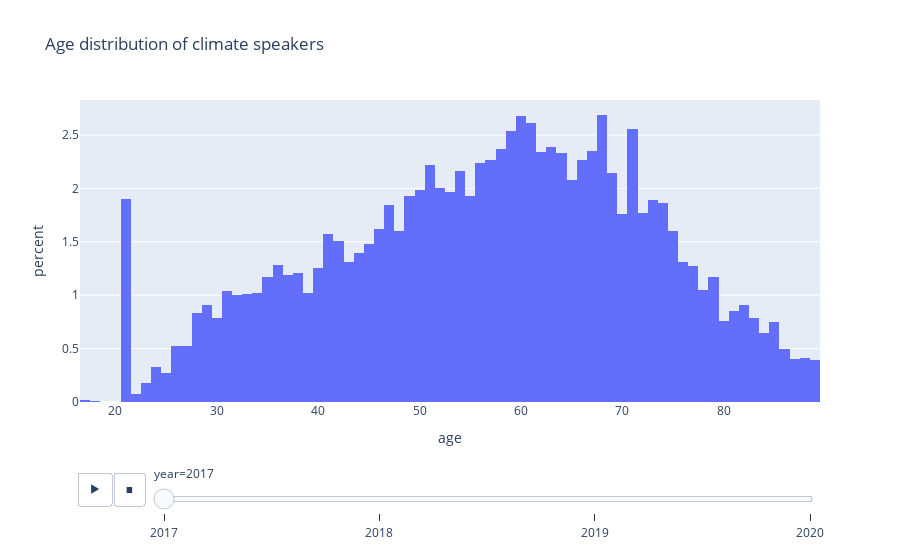

The notebook cell this image was saved under:
### Markdown cell above
### 5.3 Age

### Code cell
plot_age(speakers, plotly=True)

### Figure 1 — Plotly figure (JSON) as saved in the notebook; plotly's stock layout.template omitted (floating-point values rounded to 4 significant figures; data arrays with more than 128 entries replaced by an {"elided": "..."} marker saying what was removed)
{"data": [{"alignmentgroup": "True", "bingroup": "x", "histnorm": "percent", "hovertemplate": "year=2017<br>age=%{x}<br>percent=%{y}<extra></extra>", "legendgroup": "", "marker": {"color": "#636efa", "pattern": {"shape": ""}}, "name": "", "nbinsx": 100, "offsetgroup": "", "orientation": "v", "showlegend": false, "type": "histogram", "x": {"elided": "11726 int values"}, "xaxis": "x", "yaxis": "y"}], "layout": {"autosize": true, "barmode": "relative", "legend": {"tracegroupgap": 0}, "sliders": [{"active": 0, "currentvalue": {"prefix": "year="}, "len": 0.9, "pad": {"b": 10, "t": 60}, "steps": [{"args": [["2017"], {"frame": {"duration": 0, "redraw": true}, "fromcurrent": true, "mode": "immediate", "transition": {"duration": 0, "easing": "linear"}}], "label": "2017", "method": "animate"}, {"args": [["2018"], {"frame": {"duration": 0, "redraw": true}, "fromcurrent": true, "mode": "immediate", "transition": {"duration": 0, "easing": "linear"}}], "label": "2018", "method": "animate"}, {"args": [["2019"], {"frame": {"duration": 0, "redraw": true}, "fromcurrent": true, "mode": "immediate", "transition": {"duration": 0, "easing": "linear"}}], "label": "2019", "method": "animate"}, {"args": [["2020"], {"frame": {"duration": 0, "redraw": true}, "fromcurrent": true, "mode": "immediate", "transition": {"duration": 0, "easing": "linear"}}], "label": "2020", "method": "animate"}], "x": 0.1, "xanchor": "left", "y": 0, "yanchor": "top"}], "title": {"text": "Age distribution of climate speakers"}, "updatemenus": [{"buttons": [{"args": [null, {"frame": {"duration": 500, "redraw": true}, "fromcurrent": true, "mode": "immediate", "transition": {"duration": 500, "easing": "linear"}}], "label": "&#9654;", "method": "animate"}, {"args": [[null], {"frame": {"duration": 0, "redraw": true}, "fromcurrent": true, "mode": "immediate", "transition": {"duration": 0, "easing": "linear"}}], "label": "&#9724;", "method": "animate"}], "direction": "left", "pad": {"r": 10, "t": 70}, "showactive": false, "type": "buttons", "x": 0.1, "xanchor": "right", "y": 0, "yanchor": "top"}], "xaxis": {"anchor": "y", "autorange": true, "domain": [0, 1], "range": [16.5, 89.5], "title": {"text": "age"}, "type": "linear"}, "yaxis": {"anchor": "x", "autorange": true, "domain": [0, 1], "range": [0, 2.828], "title": {"text": "percent"}}}}
